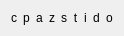
<?xml version="1.0" encoding="UTF-8"?>
<ui version="4.0">
 <class>FlagsEditor</class>
 <widget class="QWidget" name="FlagsEditor">
  <property name="geometry">
   <rect>
    <x>0</x>
    <y>0</y>
    <width>107</width>
    <height>24</height>
   </rect>
  </property>
  <property name="windowTitle">
   <string>FlagsEditor</string>
  </property>
  <layout class="QHBoxLayout" name="horizontalLayout">
   <item>
    <widget class="ClickableLabel" name="labelC">
     <property name="mouseTracking">
      <bool>true</bool>
     </property>
     <property name="text">
      <string>c</string>
     </property>
     <property name="alignment">
      <set>Qt::AlignCenter</set>
     </property>
     <property name="textInteractionFlags">
      <set>Qt::NoTextInteraction</set>
     </property>
    </widget>
   </item>
   <item>
    <widget class="ClickableLabel" name="labelP">
     <property name="mouseTracking">
      <bool>true</bool>
     </property>
     <property name="text">
      <string>p</string>
     </property>
     <property name="alignment">
      <set>Qt::AlignCenter</set>
     </property>
     <property name="textInteractionFlags">
      <set>Qt::NoTextInteraction</set>
     </property>
    </widget>
   </item>
   <item>
    <widget class="ClickableLabel" name="labelA">
     <property name="mouseTracking">
      <bool>true</bool>
     </property>
     <property name="text">
      <string>a</string>
     </property>
     <property name="alignment">
      <set>Qt::AlignCenter</set>
     </property>
     <property name="textInteractionFlags">
      <set>Qt::NoTextInteraction</set>
     </property>
    </widget>
   </item>
   <item>
    <widget class="ClickableLabel" name="labelZ">
     <property name="mouseTracking">
      <bool>true</bool>
     </property>
     <property name="text">
      <string>z</string>
     </property>
     <property name="alignment">
      <set>Qt::AlignCenter</set>
     </property>
     <property name="textInteractionFlags">
      <set>Qt::NoTextInteraction</set>
     </property>
    </widget>
   </item>
   <item>
    <widget class="ClickableLabel" name="labelS">
     <property name="mouseTracking">
      <bool>true</bool>
     </property>
     <property name="text">
      <string>s</string>
     </property>
     <property name="alignment">
      <set>Qt::AlignCenter</set>
     </property>
     <property name="textInteractionFlags">
      <set>Qt::NoTextInteraction</set>
     </property>
    </widget>
   </item>
   <item>
    <widget class="ClickableLabel" name="labelT">
     <property name="mouseTracking">
      <bool>true</bool>
     </property>
     <property name="text">
      <string>t</string>
     </property>
     <property name="alignment">
      <set>Qt::AlignCenter</set>
     </property>
     <property name="textInteractionFlags">
      <set>Qt::NoTextInteraction</set>
     </property>
    </widget>
   </item>
   <item>
    <widget class="ClickableLabel" name="labelI">
     <property name="mouseTracking">
      <bool>true</bool>
     </property>
     <property name="text">
      <string>i</string>
     </property>
     <property name="alignment">
      <set>Qt::AlignCenter</set>
     </property>
     <property name="textInteractionFlags">
      <set>Qt::NoTextInteraction</set>
     </property>
    </widget>
   </item>
   <item>
    <widget class="ClickableLabel" name="labelD">
     <property name="mouseTracking">
      <bool>true</bool>
     </property>
     <property name="text">
      <string>d</string>
     </property>
     <property name="alignment">
      <set>Qt::AlignCenter</set>
     </property>
     <property name="textInteractionFlags">
      <set>Qt::NoTextInteraction</set>
     </property>
    </widget>
   </item>
   <item>
    <widget class="ClickableLabel" name="labelO">
     <property name="sizePolicy">
      <sizepolicy hsizetype="Preferred" vsizetype="Preferred">
       <horstretch>0</horstretch>
       <verstretch>0</verstretch>
      </sizepolicy>
     </property>
     <property name="mouseTracking">
      <bool>true</bool>
     </property>
     <property name="text">
      <string>o</string>
     </property>
     <property name="alignment">
      <set>Qt::AlignCenter</set>
     </property>
     <property name="textInteractionFlags">
      <set>Qt::NoTextInteraction</set>
     </property>
    </widget>
   </item>
  </layout>
 </widget>
 <customwidgets>
  <customwidget>
   <class>ClickableLabel</class>
   <extends>QLabel</extends>
   <header>ClickableLabel.h</header>
  </customwidget>
 </customwidgets>
 <resources/>
 <connections/>
</ui>
